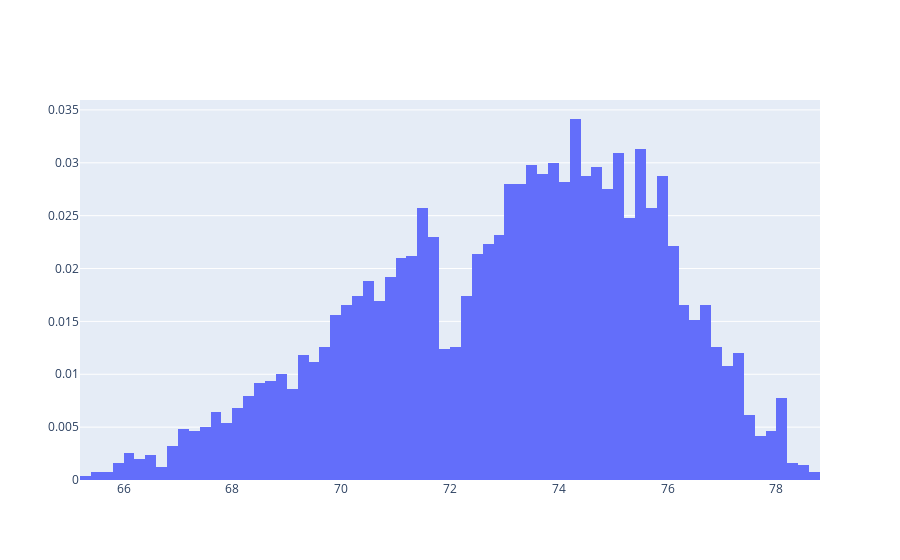

The code cell stored with this chart in its notebook:
### Markdown cell above
Para plotar o gráfico usamos o `plotly.iplot()`

### Code cell
plotly.iplot(pyplot_data_norm)

### Figure 1 — Plotly figure (JSON) as saved in the notebook; plotly's stock layout.template omitted (floating-point values rounded to 4 significant figures; data arrays with more than 128 entries replaced by an {"elided": "..."} marker saying what was removed)
{"data": [{"histnorm": "probability", "type": "histogram", "x": {"elided": "5570 float values"}}], "layout": {}}
